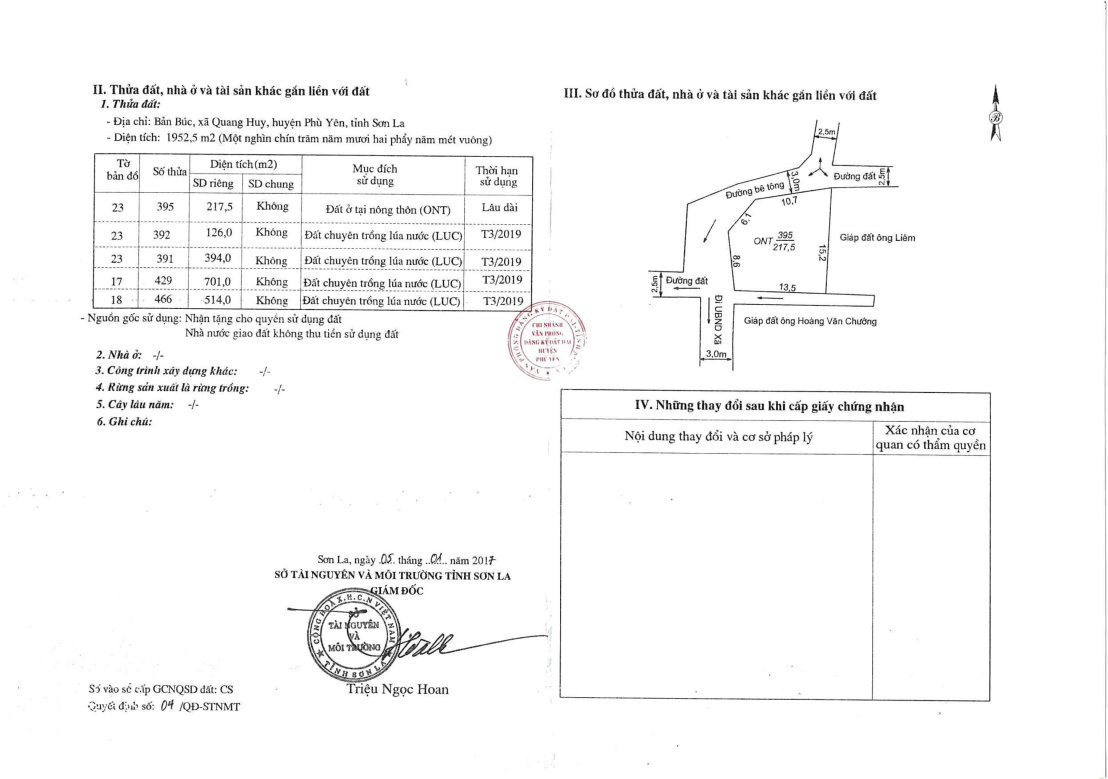
#> input picture loai_2/CE428748-3.png, 3323 x 2337 px (shown at 1/3 size)
$ jupyter execute template-matching.ipynb
#> lines starting #> are read from the running program, lines starting #| are printed output that depends on the picture; after the words box and inside, x2 and y2 are one past the last pixel; in counts of white or black regions, pixels touching at a corner belong together
#> further down, template is the input picture: shape (2337, 3323, 3); mean B, G, R 248, 248, 248
[cell 1]
from PIL import Image
import cv2
from IPython.display import display
import numpy as np
from matplotlib import pyplot as plt
from os import walk
import math

def canny_edge_detection(img, blur_ksize=5, threshold1=100, threshold2=200):
    gray = cv2.cvtColor(img, cv2.COLOR_BGR2GRAY)
    img_gaussian = cv2.GaussianBlur(gray,(blur_ksize,blur_ksize),0)
    img_canny = cv2.Canny(img_gaussian,threshold1,threshold2)
    return img_canny

# [61 lines left out: functions corr, apply_brightness_contrast, findContours, not called in this run]

def removeSpace(img):
    original = img.copy()
    gray = cv2.cvtColor(img, cv2.COLOR_BGR2GRAY)
    blur = cv2.GaussianBlur(gray, (25,25), 0)
    thresh = cv2.threshold(blur, 0, 255, cv2.THRESH_BINARY_INV + cv2.THRESH_OTSU)[1]
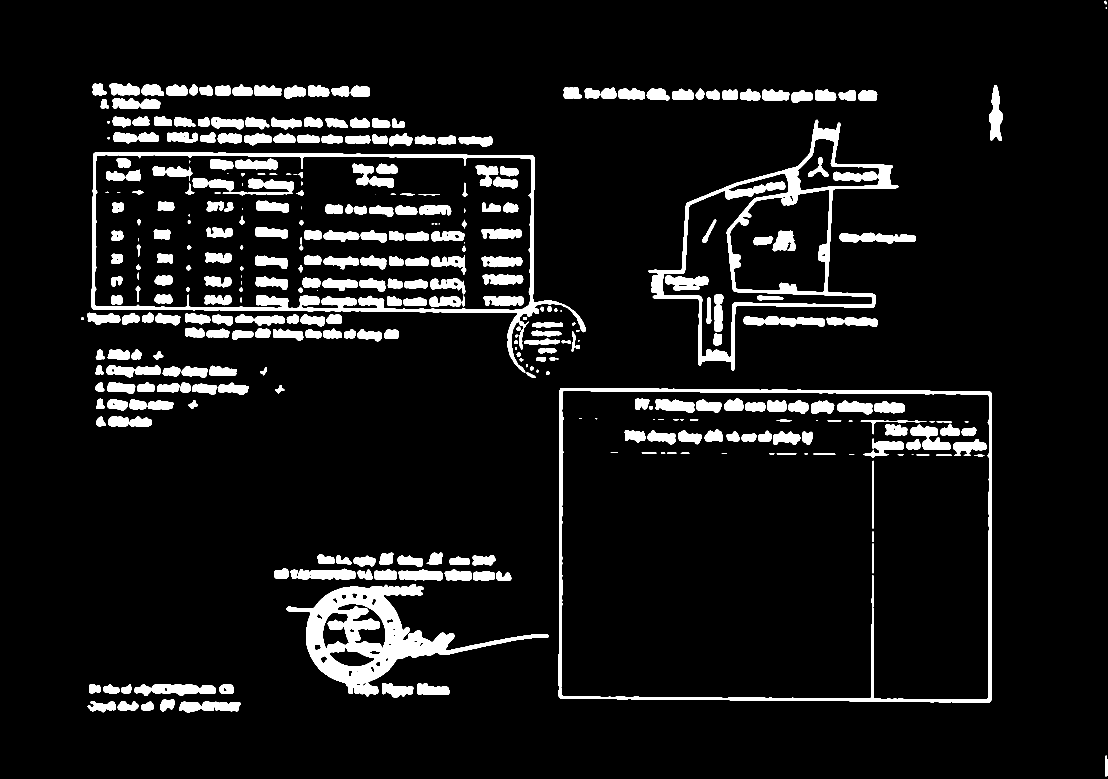
#> thresh: shape (2337, 3323) (shown at 1/3 size); 8% white; 376 white regions (22 under 20 px), largest, box (x1, y1, x2, y2) and area: (860, 1752, 1646, 2089) 66816, (1945, 359, 2695, 1112) 51919, (273, 456, 1757, 1118) 47060

    # Perform morph operations, first open to remove noise, then close to combine
    noise_kernel = cv2.getStructuringElement(cv2.MORPH_RECT, (3,3))
    opening = cv2.morphologyEx(thresh, cv2.MORPH_OPEN, noise_kernel, iterations=2)
#> opening: shape (2337, 3323); 7.9% white; 349 white regions, largest, box (x1, y1, x2, y2) and area: (860, 1752, 1646, 2089) 66775, (1946, 360, 2694, 1111) 51848, (273, 456, 1679, 1095) 44908
    close_kernel = cv2.getStructuringElement(cv2.MORPH_RECT, (7,7))
    close = cv2.morphologyEx(opening, cv2.MORPH_CLOSE, close_kernel, iterations=3)
#> close: shape (2337, 3323); 9.6% white; 85 white regions, largest, box (x1, y1, x2, y2) and area: (244, 456, 1739, 1134) 163007, (823, 1658, 1646, 2093) 117059, (1676, 1164, 2976, 2108) 83199

    # Find enclosing boundingbox and crop ROI
    coords = cv2.findNonZero(close)
#> coords = contour of 748188 points, box (x1, y1, x2, y2) (244, 0, 3323, 2337), area 3521040
    x,y,w,h = cv2.boundingRect(coords)
#> x = 244; y = 0; w = 3079; h = 2337
    cv2.rectangle(img, (x, y), (x + w, y + h), (36,255,12), 2)
    crop = original[y:y+h, x:x+w]
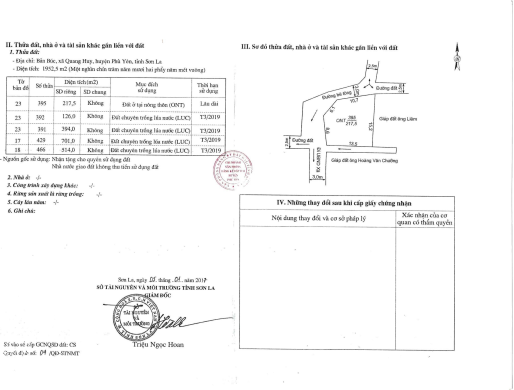
#> crop: shape (2337, 3079, 3) (shown at 1/6 size); mean B, G, R 247.4, 247.4, 247.4
    return crop

def listFile(path):
    return next(walk(path), (None, None, []))[2]  # [] if no file

# [132 lines left out: functions polar2cartesian, line_end_points_on_image, solve4x, solve4y, point_on_image, intersection and 2 more, not called in this run]

blurKSize = (150, 150)
results = []

# [38 lines of commented-out code are left out]

template = cv2.imread('loai_2/CE428748-3.png')
template = removeSpace(template)
template = canny_edge_detection(template, 5, 0, 200)
#> in canny_edge_detection, `img_canny = cv2.Canny(img_gaussian,threshold1,threshold2)`:
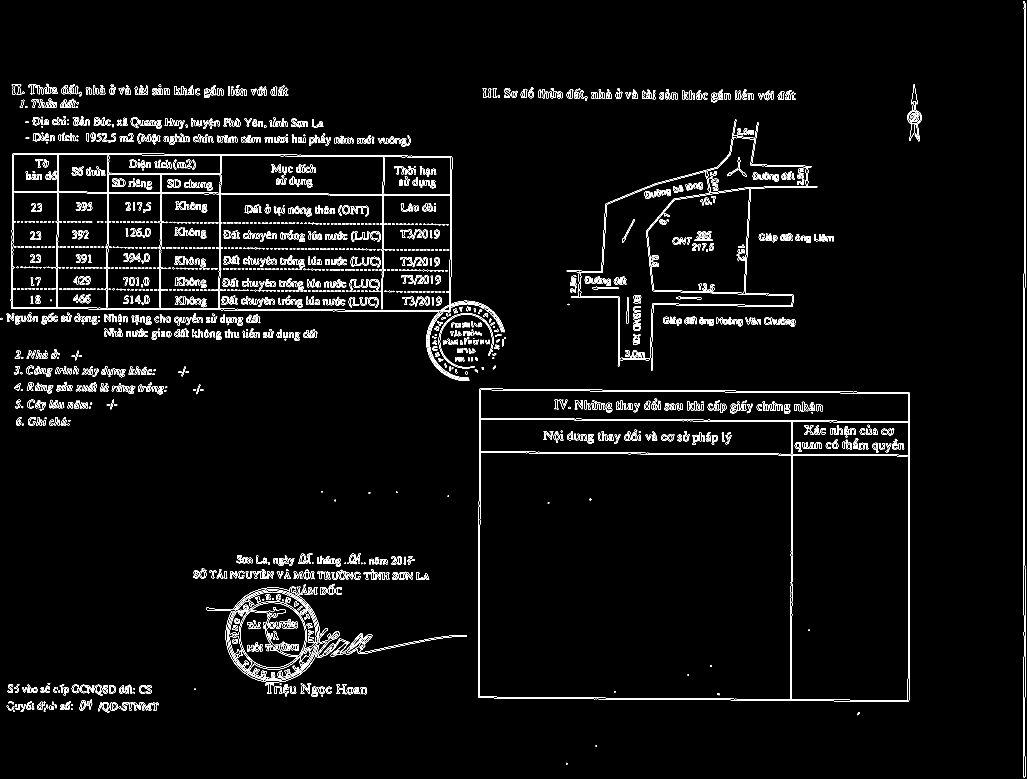
#> img_canny: shape (2337, 3079) (shown at 1/3 size); 2.4% white in thin lines or dots

lines = cv2.HoughLines(template, 2, np.pi / 180, 300)
#> lines = 2107 rows, first 8: [3072, 0], [3076, 0], [2376, 0], [2724, 0], [2728, 0], [2372, 0], [1436, 0], [2060, 1.59]
# Draw the lines
if lines is not None:
    for i in range(0, len(lines)):
        rho = lines[i][0][0]
        theta = lines[i][0][1]
        a = math.cos(theta)
        b = math.sin(theta)
        x0 = a * rho
        y0 = b * rho
        pt1 = (int(x0 + 1000*(-b)), int(y0 + 1000*(a)))
        pt2 = (int(x0 - 1000*(-b)), int(y0 - 1000*(a)))
        cv2.line(template, pt1, pt2, (255,0,255), 3, cv2.LINE_AA)
#> this loop made 2107 passes
#> (rho, theta, a, b, x0, y0, pt1, pt2) on passes 1 to 3: (3072, 0, 1, 0, 3072, 0, (3072, 1000), (3072, -1000)), (3076, 0, 1, 0, 3076, 0, (3076, 1000), (3076, -1000)), (2376, 0, 1, 0, 2376, 0, (2376, 1000), (2376, -1000))
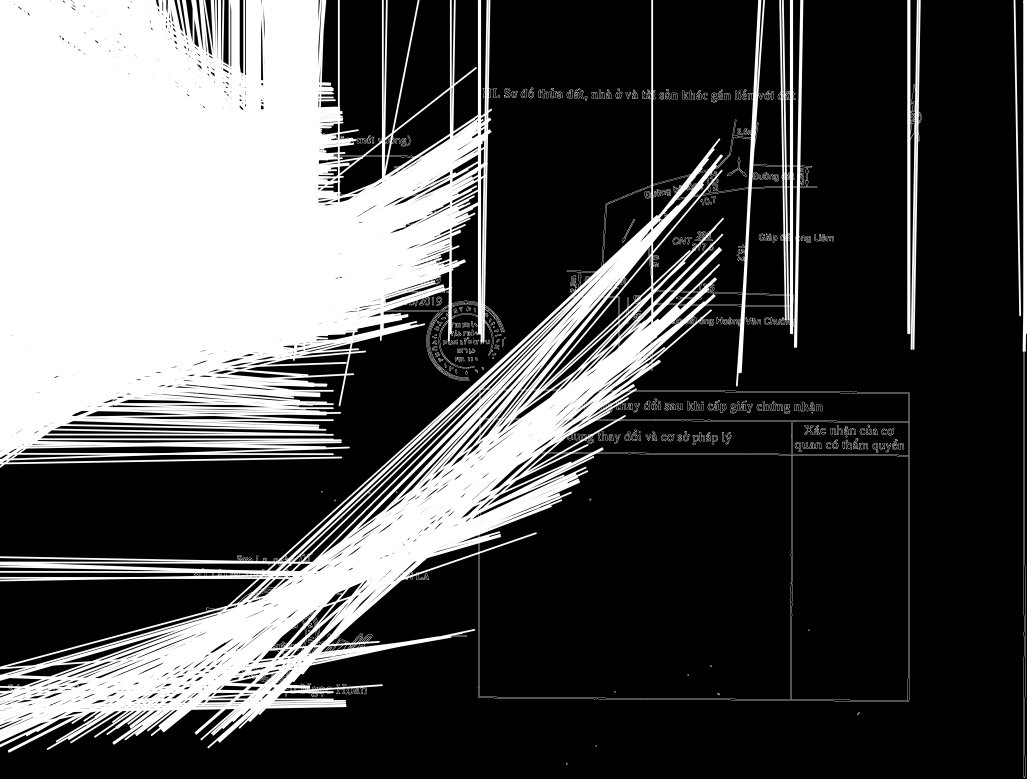
#> template: shape (2337, 3079) (shown at 1/3 size); min 0, max 255, mean 80.8
display(Image.fromarray(template))


# template = cv2.blur(template, blurKSize)
# template = findContours(template)
# display(Image.fromarray(template))
